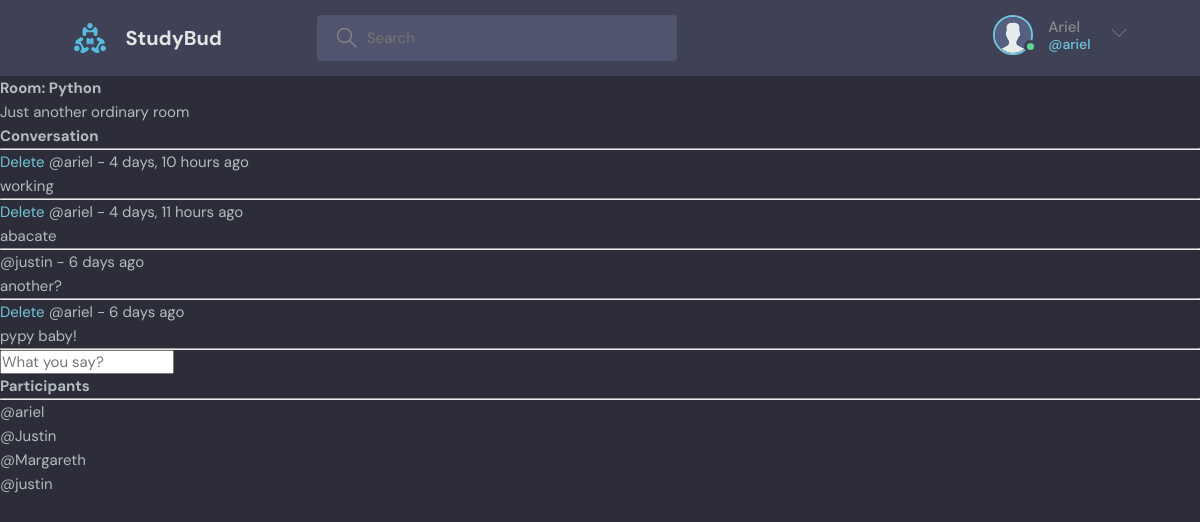
Page /room/2 (signed in) on the earlier database version.
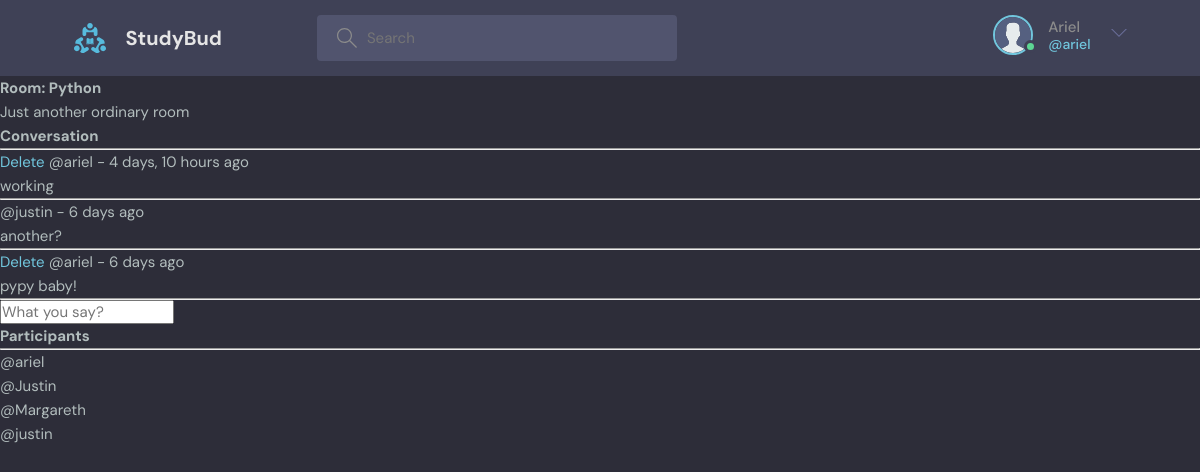
Same page on the later database version.
### general/models.py (models this page shows, shortened)
class Message(models.Model):
    author = models.ForeignKey(get_user_model(), on_delete=models.CASCADE)
    room = models.ForeignKey(Room, on_delete=models.CASCADE)
    body = models.TextField()
    created = models.DateTimeField(auto_now_add=True)
    updated = models.DateTimeField(auto_now=True)
    class Meta:
        ordering = ["-updated", "-created"]

### general/views.py (the view, shortened to what this page needs)
# urls.py: path("room/<str:pk>", RoomView.as_view(), name="room"),
class RoomView(CustomLoginRequiredMixin, CreateView):
    form_class = MessageForm
    template_name = "room.html"
    context = {}
    success_message = "Message registered successfully"
    @staticmethod
    def get(request, pk):
        room = Room.objects.get(id=pk)
        messages = room.message_set.all().order_by("-created")
        participants = room.participants.all()
        context = {
            "room": room,
            "room_messages": messages,
            "participants": participants,
        }
        return render(request, "general/room.html", context)

### general/templates/general/room.html (shortened to what this page needs)
{% extends "main.html" %}
{% load static %}
{% block content %}
  <div class="room-container">
    <div>
      <h1>Room: {{room.name}}</h1>
      <p>{{ room.description }}</p>
      <div class="comment-wrapper">
        <h3>Conversation</h3>
        <hr>
        {% for message in room_messages %}
          <div>
            {% if request.user == message.author %}
              <a href="{% url 'delete-message' message.id %}">Delete</a>
            {% endif %}
            <span>@{{ message.author }}  -  {{ message.created|timesince }} ago</span>
            <p>{{ message.body }}</p>
            <hr>
          </div>
        {% endfor%}
      </div>
      {% if request.user.is_authenticated %}
      <div class="comment-form">
        <form method="POST" action="">
          <label>
            <input type="text" name="body" placeholder="What you say?">
          </label>
        </form>
      </div>
      {% endif %}
    </div>
    <div>
      <h3>Participants</h3>
      <hr>
      {% for participant in participants %}
        <div>
          <p>@{{ participant.username }}</p>
        </div>
      {% endfor %}
    </div>
  </div>
{% endblock content %}

### templates/components/navbar.html (shortened to what this page needs)
{% load static %}
<header class="header deaher--loggedIn">
  <div class="container">
    <a href="{% url 'home' %}" class="header__logo">
      <img src="{% static 'img/logo.svg' %}" alt="Logo" />
      <h1>StudyBud</h1>
    </a>
    <form class="header__search" classmethod="GET" action="{% url 'home' %}">
      <label>
        <input type="text" name="query" placeholder="Search" />
      </label>
    </form>
    <nav class="header__menu">
      {% if request.user.is_authenticated %}
        <div class="header__user">
          <a href="{% url 'profile' 1 %}">
            <div class="avatar avatar--medium active">
              <img src="{% static 'img/avatar.svg' %}" />
            </div>
            <p>
              {{ request.user.username|capfirst }}
              <span>@{{ request.user.username }}</span>
            </p>
          </a>
          <button class="dropdown-button">
            <svg
              version="1.1"
              xmlns="http://www.w3.org/2000/svg"
              width="32"
              height="32"
              viewBox="0 0 32 32"
            >
              <title>chevron-down</title>
              <path d="M16 21l-13-13h-3l16 16 16-16h-3l-13 13z"></path>
            </svg>
          </button>
        </div>
      {% else %}
        <a href="/login.html">
          <img src="{% static 'img/avatar.svg' %}" />
          <p>Login</p>
        </a>
      {% endif %}
    </nav>
  </div>
</header>

Differences in the rows shown:
removed Message: shows "Delete", author "ariel", created "4 days, 11 hours", body "abacate"
